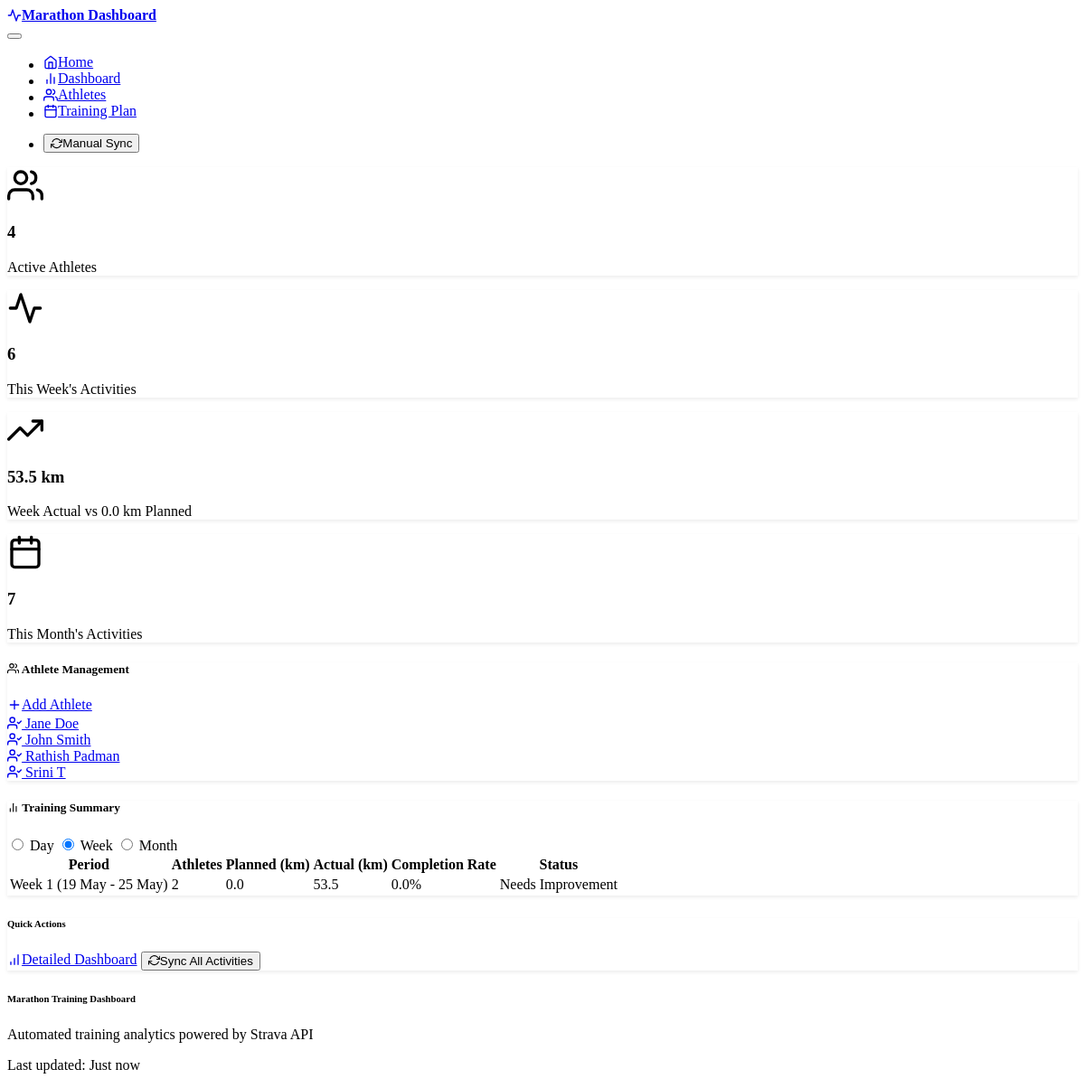
Before: / with the older database file.
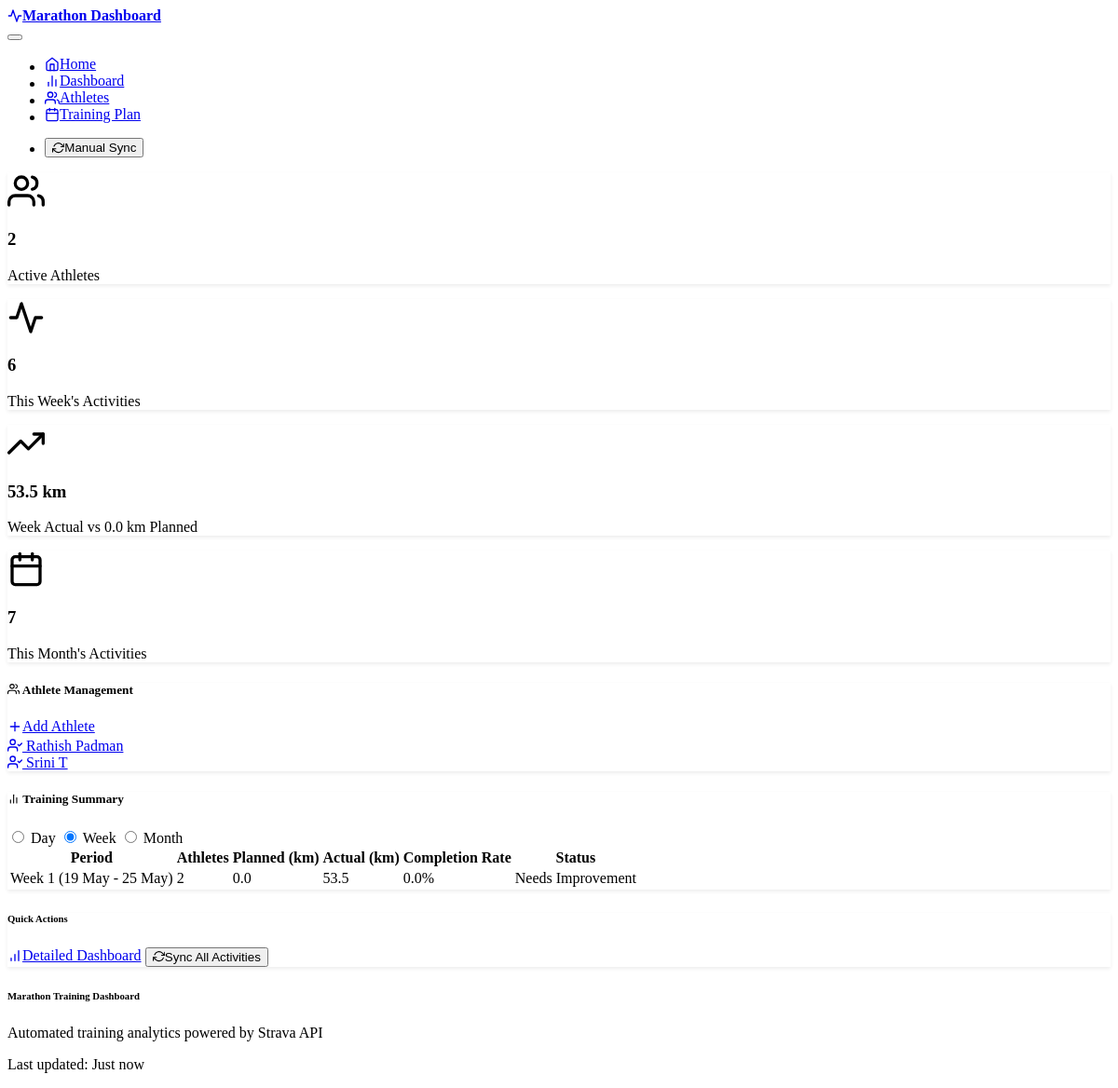
After: the same page with the newer database file.
### models.py (models this page shows)
class Athlete(db.Model):
    id = db.Column(db.Integer, primary_key=True)
    name = db.Column(db.String(100), nullable=False)
    strava_athlete_id = db.Column(db.Integer, unique=True, nullable=True)
    refresh_token = db.Column(db.String(255), nullable=True)
    access_token = db.Column(db.String(255), nullable=True)
    token_expires_at = db.Column(db.DateTime, nullable=True)
    is_active = db.Column(db.Boolean, default=True)
    created_at = db.Column(db.DateTime, default=datetime.utcnow)
    activities = db.relationship('Activity', backref='athlete', lazy=True)
    planned_workouts = db.relationship('PlannedWorkout',
                                       backref='athlete',
                                       lazy=True)
    daily_summaries = db.relationship('DailySummary',
                                      backref='athlete',
                                      lazy=True)

### routes.py (the view)
@app.route('/')
def index():
    try:
        total_athletes = db.session.query(func.count(distinct(Athlete.id))).filter_by(is_active=True).scalar() or 0
        week_ago = datetime.now() - timedelta(days=7)
        weekly_activities = db.session.query(func.count(distinct(Activity.id))).join(Athlete).filter(
            Activity.start_date >= week_ago,
            Activity.start_date <= datetime.now(),
            Athlete.is_active == True
        ).scalar() or 0
        month_ago = datetime.now() - timedelta(days=30)
        monthly_activities = db.session.query(func.count(distinct(Activity.id))).join(Athlete).filter(
            Activity.start_date >= month_ago,
            Activity.start_date <= datetime.now(),
            Athlete.is_active == True
        ).scalar() or 0
        weekly_summaries = db.session.query(DailySummary).join(Athlete).filter(
            DailySummary.summary_date >= week_ago.date(),
            DailySummary.summary_date <= datetime.now().date(),
            Athlete.is_active == True
        ).all()
        unique_summaries = {}
        for summary in weekly_summaries:
            key = f"{summary.athlete_id}_{summary.summary_date}"
            if key not in unique_summaries:
                unique_summaries[key] = summary
        weekly_planned = sum(s.planned_distance_km or 0 for s in unique_summaries.values())
        weekly_actual = sum(s.actual_distance_km or 0 for s in unique_summaries.values())
        all_athletes = db.session.query(Athlete).order_by(Athlete.name).all()
        filter_period = request.args.get('period', 'week')  # day, week, month
        summary_data = get_filtered_summary_data(filter_period)
        return render_template('index.html',
                               total_athletes=total_athletes,
                               weekly_activities=weekly_activities,
                               monthly_activities=monthly_activities,
                               weekly_planned=weekly_planned,
                               weekly_actual=weekly_actual,
                               all_athletes=all_athletes,
                               summary_data=summary_data,
                               current_period=filter_period)
    except Exception as e:
        logger.error(f"Error loading home page: {e}")
        flash(f"Error loading dashboard: {e}", "error")
        return render_template('index.html',
                               total_athletes=0,
                               weekly_activities=0,
                               monthly_activities=0,
                               weekly_planned=0,
                               weekly_actual=0,
                               all_athletes=[],
                               summary_data=[],
                               current_period='week')

### templates/index.html (shortened to what this page needs)
{% extends "base.html" %}
{% block content %}
<div class="container">
    <div class="row mb-4">
        <div class="col-md-3 mb-3">
            <div class="card bg-primary text-white">
                <div class="card-body text-center">
                    <i data-feather="users" class="mb-2" style="width: 2.5rem; height: 2.5rem;"></i>
                    <h3 class="card-title">{{ total_athletes }}</h3>
                    <p class="card-text">Active Athletes</p>
                </div>
            </div>
        </div>
        <div class="col-md-3 mb-3">
            <div class="card bg-success text-white">
                <div class="card-body text-center">
                    <i data-feather="activity" class="mb-2" style="width: 2.5rem; height: 2.5rem;"></i>
                    <h3 class="card-title">{{ weekly_activities }}</h3>
                    <p class="card-text">This Week's Activities</p>
                </div>
            </div>
        </div>
        <div class="col-md-3 mb-3">
            <div class="card bg-info text-white">
                <div class="card-body text-center">
                    <i data-feather="trending-up" class="mb-2" style="width: 2.5rem; height: 2.5rem;"></i>
                    <h3 class="card-title">{{ "%.1f"|format(weekly_actual) }} km</h3>
                    <p class="card-text">Week Actual vs {{ "%.1f"|format(weekly_planned) }} km Planned</p>
                </div>
            </div>
        </div>
        <div class="col-md-3 mb-3">
            <div class="card bg-warning text-white">
                <div class="card-body text-center">
                    <i data-feather="calendar" class="mb-2" style="width: 2.5rem; height: 2.5rem;"></i>
                    <h3 class="card-title">{{ monthly_activities }}</h3>
                    <p class="card-text">This Month's Activities</p>
                </div>
            </div>
        </div>
    </div>
    <div class="row mb-4">
        <div class="col-12">
            <div class="card">
                <div class="card-header d-flex justify-content-between align-items-center">
                    <h5 class="card-title mb-0">
                        <i data-feather="users" class="me-2"></i>
                        Athlete Management
                    </h5>
                    <a href="{{ url_for('strava_auth') }}" class="btn btn-primary btn-sm">
                        <i data-feather="plus" class="me-1"></i>
                        Add Athlete
                    </a>
                </div>
                <div class="card-body">
                    <div class="row">
                        {% for athlete in all_athletes %}
                        {% if athlete.is_active %}
                        <div class="col-md-4 mb-2">
                            <div class="p-2 border rounded">
                                <a href="{{ url_for('dashboard', athlete_id=athlete.id) }}" class="text-decoration-none text-success">
                                    <i data-feather="user-check" class="me-2"></i>
                                    {{ athlete.name }}
                                </a>
                            </div>
                        </div>
                        {% endif %}
                        {% endfor %}
                    </div>
                </div>
            </div>
        </div>
    </div>
    <div class="row mb-4">
        <div class="col-12">
            <div class="card">
                <div class="card-header">
                    <div class="d-flex justify-content-between align-items-center">
                        <h5 class="card-title mb-0">
                            <i data-feather="bar-chart-2" class="me-2"></i>
                            Training Summary
                        </h5>
                        <div class="btn-group" role="group">
                            <input type="radio" class="btn-check" name="period" id="day" value="day" {% if current_period == 'day' %}checked{% endif %}>
                            <label class="btn btn-outline-primary" for="day">Day</label>
                            <input type="radio" class="btn-check" name="period" id="week" value="week" {% if current_period == 'week' %}checked{% endif %}>
                            <label class="btn btn-outline-primary" for="week">Week</label>
                            <input type="radio" class="btn-check" name="period" id="month" value="month" {% if current_period == 'month' %}checked{% endif %}>
                            <label class="btn btn-outline-primary" for="month">Month</label>
                        </div>
                    </div>
                </div>
                <div class="card-body">
                    {% if summary_data %}
                    <div class="table-responsive">
                        <table class="table table-hover" id="summaryTable">
                            <thead>
                                <tr>
                                    <th>Period</th>
                                    <th>Athletes</th>
                                    <th>Planned (km)</th>
                                    <th>Actual (km)</th>
                                    <th>Completion Rate</th>
                                    <th>Status</th>
                                </tr>
                            </thead>
                            <tbody id="summaryTableBody">
                                {% for day_data in summary_data %}
                                <tr>
                                    <td>{{ day_data.period_label if day_data.period_label else day_data.date.strftime('%Y-%m-%d') }}</td>
                                    <td>{{ day_data.athletes|length }}</td>
                                    <td>{{ "%.1f"|format(day_data.total_planned) }}</td>
                                    <td>{{ "%.1f"|format(day_data.total_actual) }}</td>
                                    <td>{{ "%.1f"|format(day_data.completion_rate) }}%</td>
                                    <td>
                                        {% if day_data.completion_rate >= 80 %}
                                            <span class="badge bg-success">Excellent</span>
                                        {% elif day_data.completion_rate >= 60 %}
                                            <span class="badge bg-warning">Good</span>
                                        {% else %}
                                            <span class="badge bg-danger">Needs Improvement</span>
                                        {% endif %}
                                    </td>
                                </tr>
                                {% endfor %}
                            </tbody>
                        </table>
                    </div>
                    {% endif %}
                </div>
            </div>
        </div>
    </div>
    <div class="row">
        <div class="col-12">
            <div class="card">
                <div class="card-body text-center">
                    <h6 class="card-title">Quick Actions</h6>
                    <div class="btn-group" role="group">
                        <a href="{{ url_for('dashboard') }}" class="btn btn-outline-primary">
                            <i data-feather="bar-chart" class="me-2"></i>
                            Detailed Dashboard
                        </a>
                        <button class="btn btn-outline-success" onclick="runManualSync()">
                            <i data-feather="refresh-cw" class="me-2"></i>
                            Sync All Activities
                        </button>
                    </div>
                </div>
            </div>
        </div>
    </div>
</div>
{% endblock %}

### templates/base.html (shortened to what this page needs)
<!doctype html>
<html lang="en" data-bs-theme="dark">
    <head>
        <link
            href="https://cdn.replit.com/agent/bootstrap-agent-dark-theme.min.css"
            rel="stylesheet"
        />
        <link
            rel="stylesheet"
            href="{{ url_for('static', filename='css/styles.css') }}"
        />
    </head>
    <body>
        <nav class="navbar navbar-expand-lg navbar-dark bg-dark">
            <div class="container">
                <a class="navbar-brand" href="{{ url_for('index') }}">
                    <i data-feather="activity" class="me-2"></i>
                    Marathon Dashboard
                </a>
                <button
                    class="navbar-toggler"
                    type="button"
                    data-bs-toggle="collapse"
                    data-bs-target="#navbarNav"
                >
                </button>
                <div class="collapse navbar-collapse" id="navbarNav">
                    <ul class="navbar-nav me-auto">
                        <li class="nav-item">
                            <a class="nav-link" href="{{ url_for('index') }}">
                                <i data-feather="home" class="me-1"></i>
                                Home
                            </a>
                        </li>
                        <li class="nav-item">
                            <a
                                class="nav-link"
                                href="{{ url_for('dashboard') }}"
                            >
                                <i data-feather="bar-chart-2" class="me-1"></i>
                                Dashboard
                            </a>
                        </li>
                        <li class="nav-item">
                            <a
                                class="nav-link"
                                href="{{ url_for('athletes') }}"
                            >
                                <i data-feather="users" class="me-1"></i>
                                Athletes
                            </a>
                        </li>
                        <li class="nav-item">
                            <a
                                class="nav-link"
                                href="{{ url_for('training_plan') }}"
                            >
                                <i data-feather="calendar" class="me-1"></i>
                                Training Plan
                            </a>
                        </li>
                    </ul>
                    <ul class="navbar-nav">
                        <li class="nav-item">
                            <button
                                class="btn btn-outline-primary btn-sm"
                                onclick="runManualTask()"
                            >
                                <i data-feather="refresh-cw" class="me-1"></i>
                                Manual Sync
                            </button>
                        </li>
                    </ul>
                </div>
            </div>
        </nav>
        <main>
            {% block content %}{% endblock %}
        </main>
        <footer class="bg-dark text-light py-4 mt-5">
            <div class="container">
                <div class="row">
                    <div class="col-md-6">
                        <h6>Marathon Training Dashboard</h6>
                        <p class="small text-muted">
                            Automated training analytics powered by Strava API
                        </p>
                    </div>
                    <div class="col-md-6 text-md-end">
                        <p class="small text-muted">
                            Last updated: <span id="lastUpdate">Just now</span>
                        </p>
                    </div>
                </div>
            </div>
        </footer>
    </body>
</html>

### static/css/styles.css (style rules this page uses)
:root { --dashboard-primary: var(--bs-primary); --dashboard-success: var(--bs-success); --dashboard-info: var(--bs-info); --dashboard-warning: var(--bs-warning); --dashboard-danger: var(--bs-danger); --dashboard-spacing: 1rem; --dashboard-card-shadow: 0 0.125rem 0.25rem rgba(0, 0, 0, 0.075); }
.card { box-shadow: var(--dashboard-card-shadow); transition: box-shadow 0.15s ease-in-out; }
.navbar-brand { font-weight: 600; display: flex; align-items: center; }
.nav-link { display: flex; align-items: center; transition: color 0.15s ease-in-out; }
.btn { display: inline-flex; align-items: center; transition: all 0.15s ease-in-out; }
footer { margin-top: auto; }
.feather { width: 1em; height: 1em; vertical-align: -0.125em; }

Changed rows visible on the page:
removed Athlete: name "Jane Doe"
removed Athlete: name "John Smith"
Other visible differences:
{{ total_athletes }}: "4" → "2"
